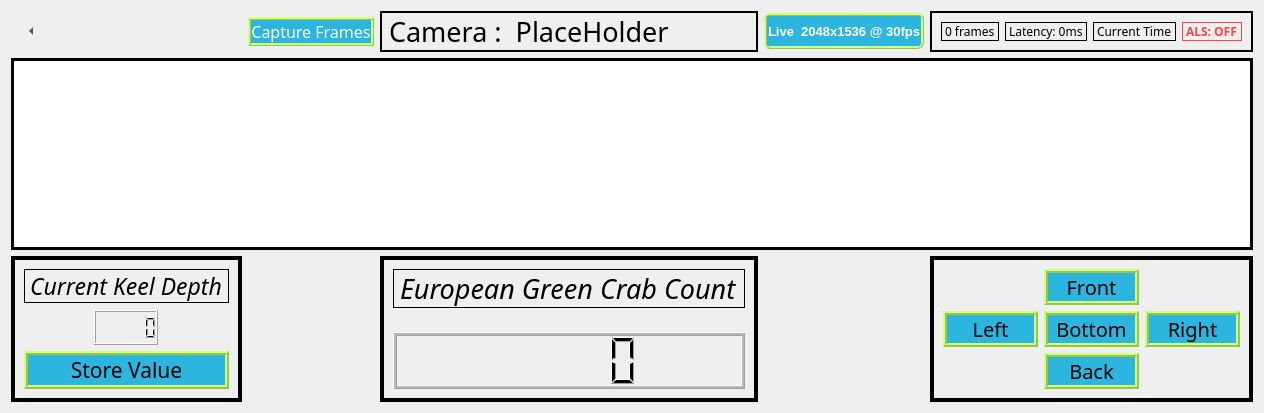
      <widget class="QWidget" name="cameraPage">
       <property name="styleSheet">
        <string notr="true"/>
       </property>
       <layout class="QGridLayout" name="gridLayout_2">
        <item row="0" column="4">
         <widget class="QFrame" name="frame_6">
          <property name="frameShape">
           <enum>QFrame::Shape::Box</enum>
          </property>
          <property name="frameShadow">
           <enum>QFrame::Shadow::Plain</enum>
          </property>
          <property name="lineWidth">
           <number>2</number>
          </property>
          <layout class="QHBoxLayout" name="horizontalLayout_3">
           <item>
            <widget class="QLabel" name="captureCountLabel">
             <property name="font">
              <font>
               <family>Aileron</family>
              </font>
             </property>
             <property name="frameShape">
              <enum>QFrame::Shape::Box</enum>
             </property>
             <property name="text">
              <string>0 frames</string>
             </property>
            </widget>
           </item>
           <item>
            <widget class="QLabel" name="latencyLabel">
             <property name="font">
              <font>
               <family>Aileron</family>
              </font>
             </property>
             <property name="frameShape">
              <enum>QFrame::Shape::Box</enum>
             </property>
             <property name="frameShadow">
              <enum>QFrame::Shadow::Plain</enum>
             </property>
             <property name="text">
              <string>Latency: 0ms</string>
             </property>
            </widget>
           </item>
           <item>
            <widget class="QLabel" name="timeLabel">
             <property name="font">
              <font>
               <family>Aileron</family>
              </font>
             </property>
             <property name="frameShape">
              <enum>QFrame::Shape::Box</enum>
             </property>
             <property name="text">
              <string>Current Time</string>
             </property>
            </widget>
           </item>
           <item>
            <widget class="QLabel" name="alsStatusLabel">
             <property name="font">
              <font>
               <family>Aileron</family>
               <bold>true</bold>
              </font>
             </property>
             <property name="frameShape">
              <enum>QFrame::Shape::Box</enum>
             </property>
             <property name="styleSheet">
              <string notr="true">color: #ff4444;</string>
             </property>
             <property name="text">
              <string>ALS: OFF</string>
             </property>
            </widget>
           </item>
          </layout>
         </widget>
        </item>
        <item row="3" column="2">
         <widget class="QFrame" name="frame_5">
          <property name="styleSheet">
           <string notr="true"/>
          </property>
          <property name="frameShape">
           <enum>QFrame::Shape::Box</enum>
          </property>
          <property name="frameShadow">
           <enum>QFrame::Shadow::Plain</enum>
          </property>
          <property name="lineWidth">
           <number>4</number>
          </property>
          <layout class="QGridLayout" name="gridLayout_3">
           <item row="0" column="0" alignment="Qt::AlignmentFlag::AlignHCenter|Qt::AlignmentFlag::AlignTop">
            <widget class="QLabel" name="label_9">
             <property name="font">
              <font>
               <family>Aileron</family>
               <pointsize>20</pointsize>
               <italic>true</italic>
               <underline>false</underline>
              </font>
             </property>
             <property name="frameShape">
              <enum>QFrame::Shape::Box</enum>
             </property>
             <property name="text">
              <string>European Green Crab Count</string>
             </property>
            </widget>
           </item>
           <item row="1" column="0">
            <widget class="QLCDNumber" name="lcdNumber_3">
             <property name="font">
              <font>
               <family>Aileron</family>
              </font>
             </property>
             <property name="styleSheet">
              <string notr="true"/>
             </property>
             <property name="lineWidth">
              <number>1</number>
             </property>
             <property name="midLineWidth">
              <number>2</number>
             </property>
            </widget>
           </item>
          </layout>
         </widget>
        </item>
        <item row="1" column="0" colspan="5">
         <widget class="QGraphicsView" name="graphicsView">
          <property name="frameShape">
           <enum>QFrame::Shape::Box</enum>
          </property>
          <property name="frameShadow">
           <enum>QFrame::Shadow::Plain</enum>
          </property>
          <property name="lineWidth">
           <number>3</number>
          </property>
          <property name="midLineWidth">
           <number>0</number>
          </property>
         </widget>
        </item>
        <item row="0" column="2">
         <widget class="QLabel" name="camName">
          <property name="font">
           <font>
            <family>Aileron</family>
            <pointsize>20</pointsize>
            <bold>false</bold>
           </font>
          </property>
          <property name="frameShape">
           <enum>QFrame::Shape::Box</enum>
          </property>
          <property name="lineWidth">
           <number>2</number>
          </property>
          <property name="text">
           <string>Camera :  PlaceHolder</string>
          </property>
         </widget>
        </item>
        <item row="3" column="4">
         <widget class="QFrame" name="droneMap">
          <property name="sizePolicy">
           <sizepolicy hsizetype="Expanding" vsizetype="Preferred">
            <horstretch>0</horstretch>
            <verstretch>0</verstretch>
           </sizepolicy>
          </property>
          <property name="focusPolicy">
           <enum>Qt::FocusPolicy::StrongFocus</enum>
          </property>
          <property name="frameShape">
           <enum>QFrame::Shape::Box</enum>
          </property>
          <property name="frameShadow">
           <enum>QFrame::Shadow::Plain</enum>
          </property>
          <property name="lineWidth">
           <number>4</number>
          </property>
          <layout class="QGridLayout" name="gridLayout">
           <item row="2" column="0">
            <widget class="QPushButton" name="leftCamButton">
             <property name="font">
              <font>
               <family>Aileron</family>
               <pointsize>15</pointsize>
              </font>
             </property>
             <property name="styleSheet">
              <string notr="true">	background-color: rgb(44,181,222); /* A nice green color */
	border-width: 4px;
	border-style: ridge;
	border-color: rgb(152, 199, 65);
	selection-color: rgb(255, 255, 255);</string>
             </property>
             <property name="text">
              <string>Left</string>
             </property>
            </widget>
           </item>
           <item row="2" column="1">
            <widget class="QPushButton" name="botCamButton">
             <property name="font">
              <font>
               <family>Aileron</family>
               <pointsize>15</pointsize>
              </font>
             </property>
             <property name="styleSheet">
              <string notr="true">	background-color: rgb(44,181,222); /* A nice green color */
	border-width: 4px;
	border-style: ridge;
	border-color: rgb(152, 199, 65);
	selection-color: rgb(255, 255, 255);</string>
             </property>
             <property name="text">
              <string>Bottom</string>
             </property>
            </widget>
           </item>
           <item row="2" column="2">
            <widget class="QPushButton" name="rightCamButton">
             <property name="font">
              <font>
               <family>Aileron</family>
               <pointsize>15</pointsize>
              </font>
             </property>
             <property name="styleSheet">
              <string notr="true">	background-color: rgb(44,181,222); /* A nice green color */
	border-width: 4px;
	border-style: ridge;
	border-color: rgb(152, 199, 65);
	selection-color: rgb(255, 255, 255);</string>
             </property>
             <property name="text">
              <string>Right</string>
             </property>
            </widget>
           </item>
           <item row="0" column="1">
            <widget class="QPushButton" name="frontCamButton">
             <property name="font">
              <font>
               <family>Aileron</family>
               <pointsize>15</pointsize>
              </font>
             </property>
             <property name="styleSheet">
              <string notr="true">	background-color: rgb(44,181,222); /* A nice green color */
	border-width: 4px;
	border-style: ridge;
	border-color: rgb(152, 199, 65);
	selection-color: rgb(255, 255, 255);</string>
             </property>
             <property name="text">
              <string>Front</string>
             </property>
            </widget>
           </item>
           <item row="3" column="1">
            <widget class="QPushButton" name="backCamButton">
             <property name="font">
              <font>
               <family>Aileron</family>
               <pointsize>15</pointsize>
              </font>
             </property>
             <property name="styleSheet">
              <string notr="true">	background-color: rgb(44,181,222); /* A nice green color */
	border-width: 4px;
	border-style: ridge;
	border-color: rgb(152, 199, 65);
	selection-color: rgb(255, 255, 255);</string>
             </property>
             <property name="text">
              <string>Back</string>
             </property>
            </widget>
           </item>
          </layout>
         </widget>
        </item>
        <item row="3" column="0">
         <widget class="QFrame" name="frame">
          <property name="sizePolicy">
           <sizepolicy hsizetype="Expanding" vsizetype="Preferred">
            <horstretch>0</horstretch>
            <verstretch>0</verstretch>
           </sizepolicy>
          </property>
          <property name="font">
           <font>
            <family>Aileron</family>
            <pointsize>16</pointsize>
           </font>
          </property>
          <property name="frameShape">
           <enum>QFrame::Shape::Box</enum>
          </property>
          <property name="frameShadow">
           <enum>QFrame::Shadow::Plain</enum>
          </property>
          <property name="lineWidth">
           <number>4</number>
          </property>
          <layout class="QGridLayout" name="gridLayout_5">
           <item row="2" column="0" alignment="Qt::AlignmentFlag::AlignHCenter">
            <widget class="QLCDNumber" name="lcdNumber">
             <property name="font">
              <font>
               <family>Aileron</family>
               <pointsize>17</pointsize>
              </font>
             </property>
            </widget>
           </item>
           <item row="0" column="0" alignment="Qt::AlignmentFlag::AlignHCenter|Qt::AlignmentFlag::AlignTop">
            <widget class="QLabel" name="label_15">
             <property name="font">
              <font>
               <family>Aileron</family>
               <pointsize>17</pointsize>
               <italic>true</italic>
              </font>
             </property>
             <property name="frameShape">
              <enum>QFrame::Shape::Box</enum>
             </property>
             <property name="text">
              <string>Current Keel Depth</string>
             </property>
            </widget>
           </item>
           <item row="3" column="0">
            <widget class="QPushButton" name="pushButton_2">
             <property name="font">
              <font>
               <family>Aileron</family>
               <pointsize>16</pointsize>
              </font>
             </property>
             <property name="styleSheet">
              <string notr="true">	background-color: rgb(44,181,222); /* A nice green color */
	border-width: 4px;
	border-style: ridge;
	border-color: rgb(152, 199, 65);
	selection-color: rgb(255, 255, 255);</string>
             </property>
             <property name="text">
              <string>Store Value</string>
             </property>
            </widget>
           </item>
          </layout>
         </widget>
        </item>
        <item row="0" column="1">
         <widget class="QPushButton" name="captureFramesButton">
          <property name="font">
           <font>
            <family>Aileron</family>
            <pointsize>12</pointsize>
           </font>
          </property>
          <property name="styleSheet">
           <string notr="true">background-color: rgb(44,181,222);
color: white;
border-width: 3px;
border-style: ridge;
border-color: rgb(152,199,65);</string>
          </property>
          <property name="text">
           <string>Capture Frames</string>
          </property>
         </widget>
        </item>
        <item row="0" column="0">
         <widget class="QToolButton" name="homePageButton">
          <property name="sizePolicy">
           <sizepolicy hsizetype="Fixed" vsizetype="Fixed">
            <horstretch>0</horstretch>
            <verstretch>0</verstretch>
           </sizepolicy>
          </property>
          <property name="minimumSize">
           <size>
            <width>40</width>
            <height>30</height>
           </size>
          </property>
          <property name="maximumSize">
           <size>
            <width>40</width>
            <height>30</height>
           </size>
          </property>
          <property name="font">
           <font>
            <pointsize>13</pointsize>
            <bold>false</bold>
           </font>
          </property>
          <property name="iconSize">
           <size>
            <width>16</width>
            <height>16</height>
           </size>
          </property>
          <property name="autoRaise">
           <bool>true</bool>
          </property>
          <property name="arrowType">
           <enum>Qt::ArrowType::LeftArrow</enum>
          </property>
         </widget>
        </item>
        <item row="0" column="3">
         <widget class="QPushButton" name="modeButton">
          <property name="minimumSize">
           <size>
            <width>160</width>
            <height>36</height>
           </size>
          </property>
          <property name="maximumSize">
           <size>
            <width>160</width>
            <height>36</height>
           </size>
          </property>
          <property name="styleSheet">
           <string notr="true">background-color: rgb(44,181,222);
color: white;
border-width: 3px;
border-style: ridge;
border-color: rgb(152,199,65);
border-radius: 6px;
font-size: 13px;
font-weight: bold;</string>
          </property>
          <property name="text">
           <string>Live  2048x1536 @ 30fps</string>
          </property>
         </widget>
        </item>
       </layout>
      </widget>
